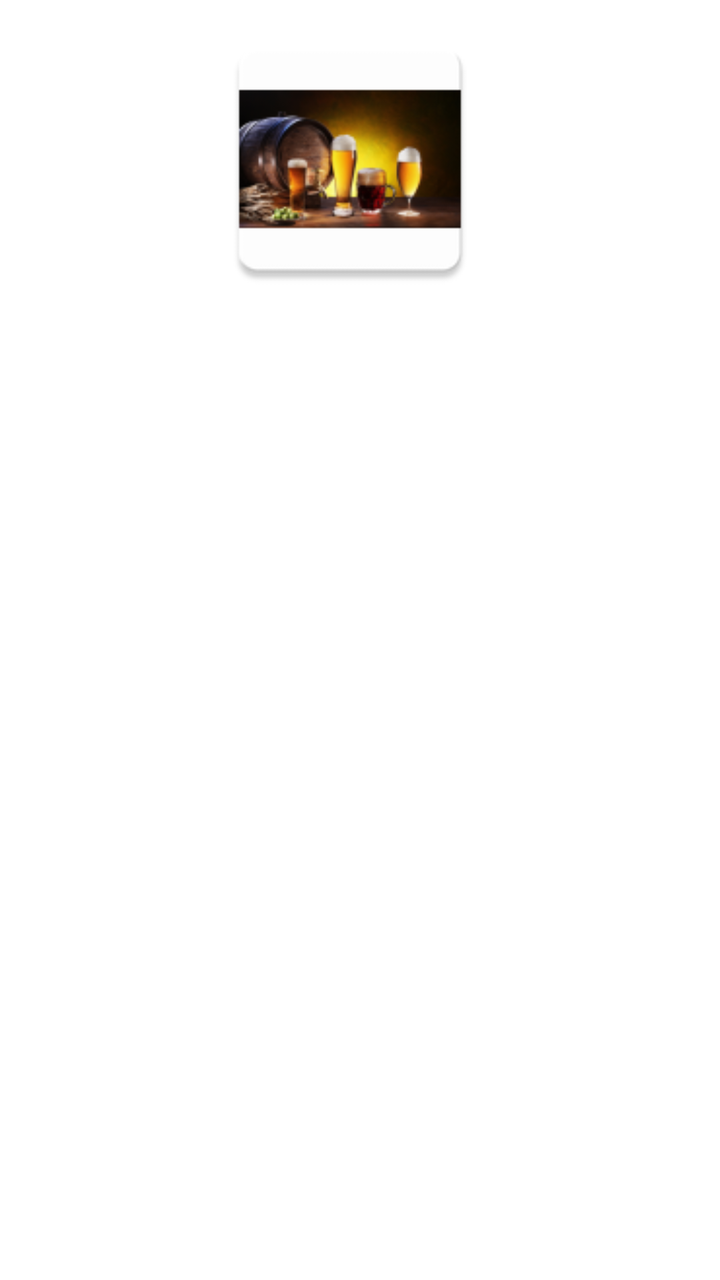
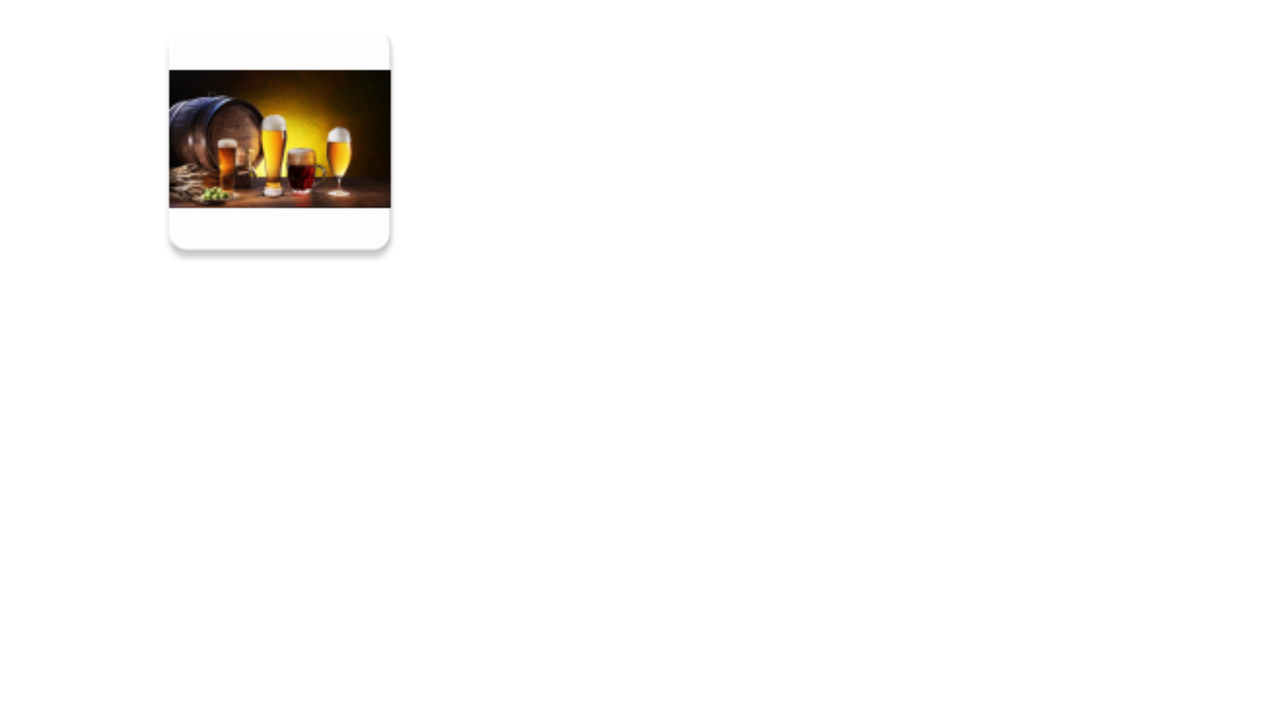

Compare how this app lays out the same screen by default and in its alternative resource folder. The renders come first, then the two layout files and the values they reference.
<!-- AndroidManifest.xml: application theme Theme.AppCompat.Light.NoActionBar -->
<!-- res/layout/fragment_navigation_drawer.xml -->
<RelativeLayout
    xmlns:android="http://schemas.android.com/apk/res/android"
    xmlns:tools="http://schemas.android.com/tools"
    android:layout_width="match_parent"
    android:padding="10dp"
    android:layout_height="match_parent"
    xmlns:app="http://schemas.android.com/apk/res-auto"
    android:background="@color/colorPrimaryLight"

    tools:context="org.esiea.mehrenberger_lestrille.myapp.NavigationDrawerFragment">


    <android.support.v7.widget.RecyclerView
        app:theme="@style/AppTheme"
        android:id="@+id/rev_biere"
        android:layout_width="match_parent"
        android:layout_height="wrap_content"
        android:layout_below="@+id/containerDrawerImage"
        android:layout_alignParentLeft="true"
        android:layout_alignParentStart="true"
        android:layout_marginTop="49dp" />

    <LinearLayout
            android:id="@+id/containerDrawerImage"
            android:layout_width="match_parent"
            android:layout_height="wrap_content"
        android:layout_alignParentTop="true"
        android:layout_alignParentLeft="true"
        android:layout_alignParentStart="true"
        android:layout_marginLeft="25dp"
        android:layout_marginStart="25dp">


        <ImageView
                android:id="@+id/drawerImage"
                android:layout_gravity="center_horizontal"
                android:src="@mipmap/ic_beermenu"
                android:layout_width="280dp"
                android:layout_height="140dp"
                android:layout_marginBottom="16dp"/>


    </LinearLayout>

</RelativeLayout>
<!-- resources referenced by this layout -->
<resources>
  <color name="colorPrimaryLight">#FFFFFF</color>
  <!-- mipmap ic_beermenu: png bitmap (mipmap-hdpi, 6709 bytes) -->
  <style name="AppTheme" parent="Theme.AppCompat.Light.NoActionBar">
  
      </style>
</resources>
<!-- res/layout-land/fragment_navigation_drawer.xml (the author's variant of the layout above) -->
<!-- drawn on the phone turned sideways -->
<RelativeLayout
    xmlns:android="http://schemas.android.com/apk/res/android"
    xmlns:tools="http://schemas.android.com/tools"
    android:layout_width="fill_parent"
    android:layout_height="fill_parent"
    xmlns:app="http://schemas.android.com/apk/res-auto"
    android:background="@color/colorPrimaryLight"

    tools:context="org.esiea.mehrenberger_lestrille.myapp.NavigationDrawerFragment">

    <LinearLayout
            android:id="@+id/containerDrawerImage"
            android:layout_width="match_parent"
            android:layout_height="wrap_content">
            
            <ImageView
                android:id="@+id/drawerImage"
                android:layout_width="280dp"
                android:layout_height="140dp"
                android:src="@mipmap/ic_beermenu"
                android:layout_marginBottom="16dp"/>

        </LinearLayout>
        <android.support.v7.widget.RecyclerView
            app:theme="@style/AppTheme"
            android:id="@+id/rev_biere"
            android:layout_width="match_parent"
            android:layout_height="wrap_content"
            android:layout_below="@id/containerDrawerImage"/>

</RelativeLayout>
